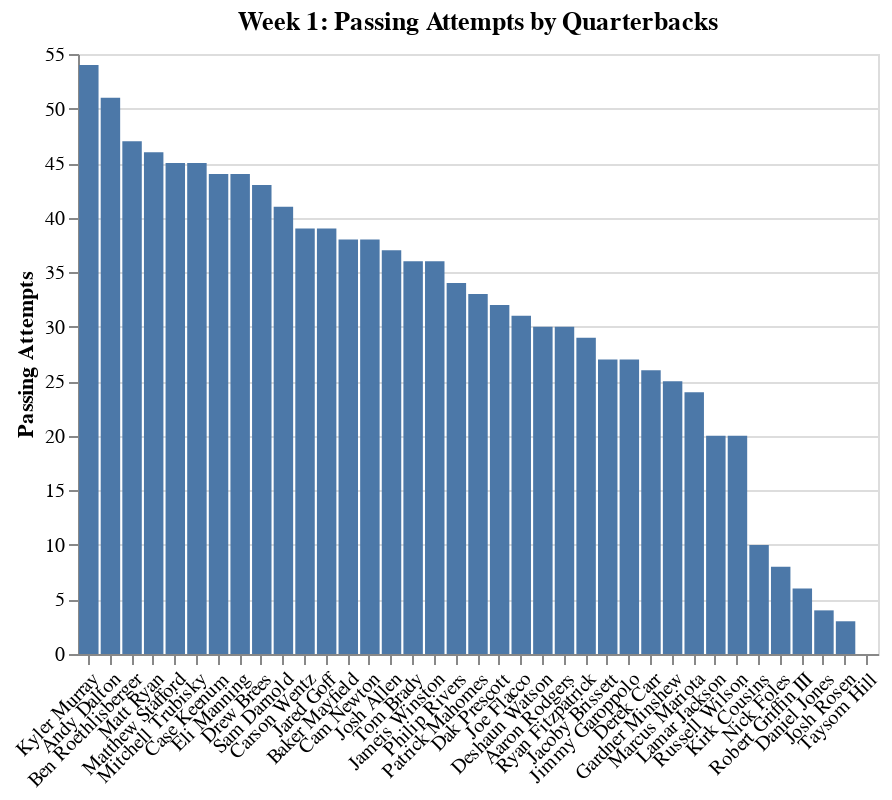

Source (notebook cell):
### Code cell
chart

### Figure 1 — Vega-Lite specification as saved in the notebook (floating-point values rounded to 4 significant figures)
{"$schema": "https://vega.github.io/schema/vega-lite/v3.4.0.json", "config": {"background": "white", "mark": {"tooltip": null}, "view": {"height": 300, "width": 400}}, "data": {"name": "data-fdacae5d84abd81752de57f0d2b60df3"}, "datasets": {"data-fdacae5d84abd81752de57f0d2b60df3": [{"FantasyPoints": 33.6, "Interceptions": 0, "PassingAttempts": 20, "PassingCompletions": 17, "PassingTD": 5, "PassingYards": 324, "Player": "Lamar Jackson", "RushingAttempts": 3, "RushingTD": 0, "RushingYards": 6, "Team": "BAL"}, {"FantasyPoints": 33.4, "Interceptions": 0, "PassingAttempts": 32, "PassingCompletions": 25, "PassingTD": 4, "PassingYards": 405, "Player": "Dak Prescott", "RushingAttempts": 4, "RushingTD": 0, "RushingYards": 12, "Team": "DAL"}, {"FantasyPoints": 32.7, "Interceptions": 1, "PassingAttempts": 30, "PassingCompletions": 20, "PassingTD": 3, "PassingYards": 268, "Player": "Deshaun Watson", "RushingAttempts": 4, "RushingTD": 1, "RushingYards": 40, "Team": "HOU"}, {"FantasyPoints": 29.6, "Interceptions": 0, "PassingAttempts": 45, "PassingCompletions": 27, "PassingTD": 3, "PassingYards": 385, "Player": "Matthew Stafford", "RushingAttempts": 3, "RushingTD": 0, "RushingYards": 22, "Team": "DET"}, {"FantasyPoints": 27.3, "Interceptions": 0, "PassingAttempts": 33, "PassingCompletions": 25, "PassingTD": 3, "PassingYards": 378, "Player": "Patrick Mahomes", "RushingAttempts": 1, "RushingTD": 0, "RushingYards": 2, "Team": "KC"}, {"FantasyPoints": 27.2, "Interceptions": 0, "PassingAttempts": 44, "PassingCompletions": 30, "PassingTD": 3, "PassingYards": 380, "Player": "Case Keenum", "RushingAttempts": 0, "RushingTD": 0, "RushingYards": 0, "Team": "WAS"}, {"FantasyPoints": 25.9, "Interceptions": 1, "PassingAttempts": 34, "PassingCompletions": 25, "PassingTD": 3, "PassingYards": 333, "Player": "Philip Rivers", "RushingAttempts": 1, "RushingTD": 0, "RushingYards": 6, "Team": "LAC"}, {"FantasyPoints": 25.6, "Interceptions": 0, "PassingAttempts": 36, "PassingCompletions": 24, "PassingTD": 3, "PassingYards": 341, "Player": "Tom Brady", "RushingAttempts": 0, "RushingTD": 0, "RushingYards": 0, "Team": "NE"}, {"FantasyPoints": 25, "Interceptions": 0, "PassingAttempts": 39, "PassingCompletions": 28, "PassingTD": 3, "PassingYards": 313, "Player": "Carson Wentz", "RushingAttempts": 4, "RushingTD": 0, "RushingYards": 5, "Team": "PHI"}, {"FantasyPoints": 24.7, "Interceptions": 0, "PassingAttempts": 51, "PassingCompletions": 35, "PassingTD": 2, "PassingYards": 418, "Player": "Andy Dalton", "RushingAttempts": 0, "RushingTD": 0, "RushingYards": 0, "Team": "CIN"}, {"FantasyPoints": 24.3, "Interceptions": 0, "PassingAttempts": 24, "PassingCompletions": 14, "PassingTD": 3, "PassingYards": 248, "Player": "Marcus Mariota", "RushingAttempts": 3, "RushingTD": 0, "RushingYards": 24, "Team": "TEN"}, {"FantasyPoints": 24, "Interceptions": 2, "PassingAttempts": 37, "PassingCompletions": 24, "PassingTD": 1, "PassingYards": 254, "Player": "Josh Allen", "RushingAttempts": 10, "RushingTD": 1, "RushingYards": 38, "Team": "BUF"}, {"FantasyPoints": 22.8, "Interceptions": 1, "PassingAttempts": 43, "PassingCompletions": 32, "PassingTD": 2, "PassingYards": 370, "Player": "Drew Brees", "RushingAttempts": 0, "RushingTD": 0, "RushingYards": 0, "Team": "NO"}, {"FantasyPoints": 22.6, "Interceptions": 2, "PassingAttempts": 46, "PassingCompletions": 33, "PassingTD": 2, "PassingYards": 304, "Player": "Matt Ryan", "RushingAttempts": 2, "RushingTD": 0, "RushingYards": 24, "Team": "ATL"}, {"FantasyPoints": 21.6, "Interceptions": 1, "PassingAttempts": 54, "PassingCompletions": 29, "PassingTD": 2, "PassingYards": 308, "Player": "Kyler Murray", "RushingAttempts": 3, "RushingTD": 0, "RushingYards": 13, "Team": "ARI"}, {"FantasyPoints": 19.6, "Interceptions": 1, "PassingAttempts": 25, "PassingCompletions": 22, "PassingTD": 2, "PassingYards": 275, "Player": "Gardner Minshew", "RushingAttempts": 1, "RushingTD": 0, "RushingYards": 6, "Team": "JAC"}, {"FantasyPoints": 16.8, "Interceptions": 0, "PassingAttempts": 44, "PassingCompletions": 30, "PassingTD": 1, "PassingYards": 306, "Player": "Eli Manning", "RushingAttempts": 1, "RushingTD": 0, "RushingYards": 6, "Team": "NYG"}, {"FantasyPoints": 16.6, "Interceptions": 0, "PassingAttempts": 20, "PassingCompletions": 14, "PassingTD": 2, "PassingYards": 195, "Player": "Russell Wilson", "RushingAttempts": 4, "RushingTD": 0, "RushingYards": 8, "Team": "SEA"}, {"FantasyPoints": 16.5, "Interceptions": 0, "PassingAttempts": 27, "PassingCompletions": 21, "PassingTD": 2, "PassingYards": 190, "Player": "Jacoby Brissett", "RushingAttempts": 3, "RushingTD": 0, "RushingYards": 9, "Team": "IND"}, {"FantasyPoints": 15.4, "Interceptions": 3, "PassingAttempts": 38, "PassingCompletions": 25, "PassingTD": 1, "PassingYards": 285, "Player": "Baker Mayfield", "RushingAttempts": 0, "RushingTD": 0, "RushingYards": 0, "Team": "CLE"}, {"FantasyPoints": 14.8, "Interceptions": 0, "PassingAttempts": 31, "PassingCompletions": 21, "PassingTD": 1, "PassingYards": 268, "Player": "Joe Flacco", "RushingAttempts": 1, "RushingTD": 0, "RushingYards": 1, "Team": "DEN"}, {"FantasyPoints": 14.6, "Interceptions": 0, "PassingAttempts": 26, "PassingCompletions": 22, "PassingTD": 1, "PassingYards": 259, "Player": "Derek Carr", "RushingAttempts": 2, "RushingTD": 0, "RushingYards": 2, "Team": "OAK"}, {"FantasyPoints": 14.3, "Interceptions": 0, "PassingAttempts": 10, "PassingCompletions": 8, "PassingTD": 1, "PassingYards": 98, "Player": "Kirk Cousins", "RushingAttempts": 6, "RushingTD": 1, "RushingYards": 4, "Team": "MIN"}, {"FantasyPoints": 13.1, "Interceptions": 3, "PassingAttempts": 36, "PassingCompletions": 20, "PassingTD": 1, "PassingYards": 194, "Player": "Jameis Winston", "RushingAttempts": 5, "RushingTD": 0, "RushingYards": 13, "Team": "TB"}, {"FantasyPoints": 12.9, "Interceptions": 0, "PassingAttempts": 30, "PassingCompletions": 18, "PassingTD": 1, "PassingYards": 203, "Player": "Aaron Rodgers", "RushingAttempts": 3, "RushingTD": 0, "RushingYards": 8, "Team": "GB"}, {"FantasyPoints": 12.2, "Interceptions": 1, "PassingAttempts": 29, "PassingCompletions": 14, "PassingTD": 1, "PassingYards": 185, "Player": "Ryan Fitzpatrick", "RushingAttempts": 1, "RushingTD": 0, "RushingYards": 8, "Team": "MIA"}, {"FantasyPoints": 11.7, "Interceptions": 1, "PassingAttempts": 47, "PassingCompletions": 27, "PassingTD": 0, "PassingYards": 276, "Player": "Ben Roethlisberger", "RushingAttempts": 1, "RushingTD": 0, "RushingYards": 7, "Team": "PIT"}, {"FantasyPoints": 11.4, "Interceptions": 1, "PassingAttempts": 39, "PassingCompletions": 23, "PassingTD": 1, "PassingYards": 186, "Player": "Jared Goff", "RushingAttempts": 4, "RushingTD": 0, "RushingYards": 0, "Team": "LAR"}, {"FantasyPoints": 11, "Interceptions": 0, "PassingAttempts": 41, "PassingCompletions": 28, "PassingTD": 1, "PassingYards": 175, "Player": "Sam Darnold", "RushingAttempts": 1, "RushingTD": 0, "RushingYards": 0, "Team": "NYJ"}, {"FantasyPoints": 10.4, "Interceptions": 1, "PassingAttempts": 27, "PassingCompletions": 18, "PassingTD": 1, "PassingYards": 166, "Player": "Jimmy Garoppolo", "RushingAttempts": 2, "RushingTD": 0, "RushingYards": -2, "Team": "SF"}, {"FantasyPoints": 10.2, "Interceptions": 1, "PassingAttempts": 45, "PassingCompletions": 26, "PassingTD": 0, "PassingYards": 228, "Player": "Mitchell Trubisky", "RushingAttempts": 3, "RushingTD": 0, "RushingYards": 11, "Team": "CHI"}, {"FantasyPoints": 9.4, "Interceptions": 1, "PassingAttempts": 38, "PassingCompletions": 25, "PassingTD": 0, "PassingYards": 239, "Player": "Cam Newton", "RushingAttempts": 3, "RushingTD": 0, "RushingYards": -2, "Team": "CAR"}, {"FantasyPoints": 7.1, "Interceptions": 0, "PassingAttempts": 6, "PassingCompletions": 6, "PassingTD": 1, "PassingYards": 55, "Player": "Robert Griffin III", "RushingAttempts": 4, "RushingTD": 0, "RushingYards": 9, "Team": "BAL"}, {"FantasyPoints": 7, "Interceptions": 0, "PassingAttempts": 8, "PassingCompletions": 5, "PassingTD": 1, "PassingYards": 75, "Player": "Nick Foles", "RushingAttempts": 0, "RushingTD": 0, "RushingYards": 0, "Team": "JAC"}, {"FantasyPoints": 1.2, "Interceptions": 0, "PassingAttempts": 4, "PassingCompletions": 3, "PassingTD": 0, "PassingYards": 17, "Player": "Daniel Jones", "RushingAttempts": 1, "RushingTD": 0, "RushingYards": 5, "Team": "NYG"}, {"FantasyPoints": 0.8, "Interceptions": 0, "PassingAttempts": 0, "PassingCompletions": 0, "PassingTD": 0, "PassingYards": 0, "Player": "Taysom Hill", "RushingAttempts": 2, "RushingTD": 0, "RushingYards": 8, "Team": "NO"}, {"FantasyPoints": 0.2, "Interceptions": 1, "PassingAttempts": 3, "PassingCompletions": 1, "PassingTD": 0, "PassingYards": 5, "Player": "Josh Rosen", "RushingAttempts": 0, "RushingTD": 0, "RushingYards": 0, "Team": "MIA"}]}, "encoding": {"x": {"axis": {"labelAngle": -45, "title": ""}, "field": "Player", "sort": {"field": "PassingAttempts", "op": "sum", "order": "descending"}, "type": "nominal"}, "y": {"axis": {"title": "Passing Attempts"}, "field": "PassingAttempts", "type": "quantitative"}}, "mark": "bar", "title": "Week 1: Passing Attempts by Quarterbacks"}
